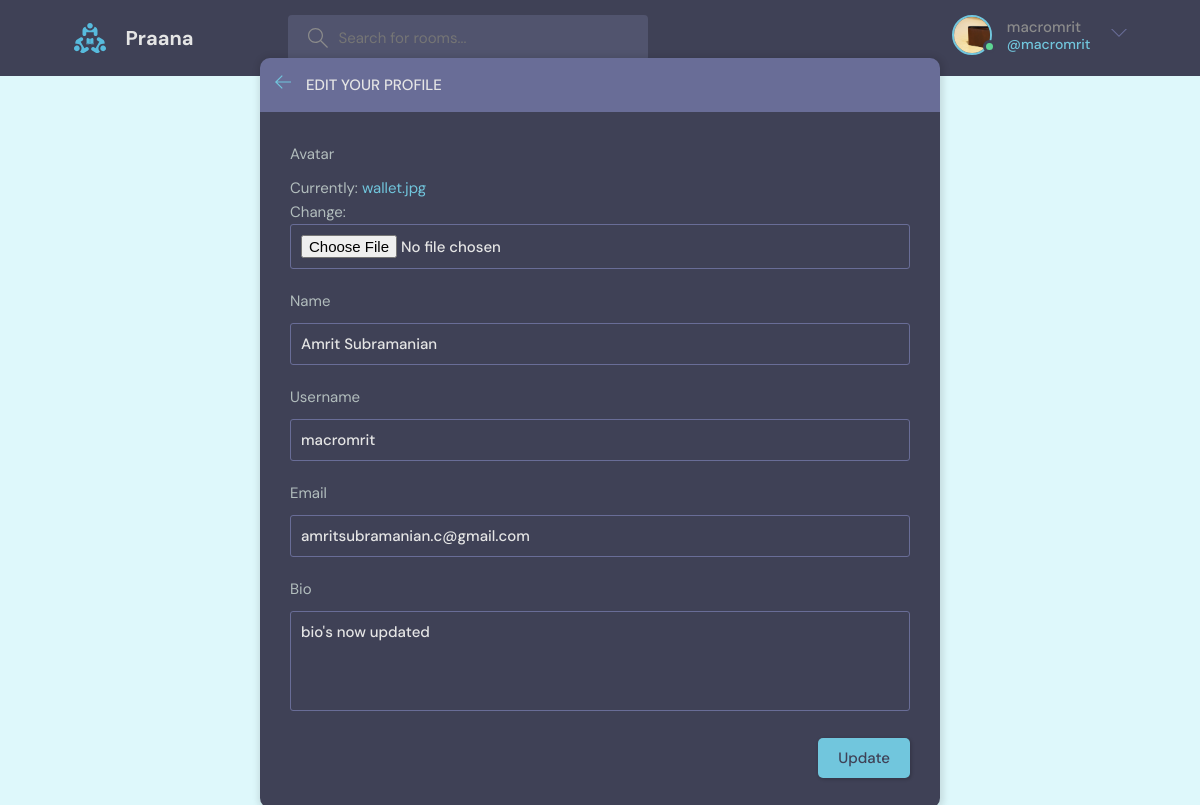
The page /update-user/ (signed in) on the database its author committed.
### base/models.py (models this page shows)
class User(AbstractUser): # now this user model will be used
    name = models.CharField(max_length=200, null=True)
    email = models.EmailField(null=True, unique=True)
    bio = models.TextField(null=True)
    avatar = models.ImageField(null=True, default="avatar.svg") # this relies on a 3rd party package named pillow so pip install it or have it in requirements.txt
    USERNAME_FIELD = 'email' # use field email to login and authenticate stuff
    REQUIRED_FIELDS = []

### base/views.py (the view)
# urls.py: path('update-user/', views.updateUser, name="update-user"),
@login_required(login_url='login')
def updateUser(request):
    user = request.user
    form = UserForm(instance=user)
    if request.method == 'POST':
        form = UserForm(request.POST, request.FILES, instance=user) # request.FILES will send all files to our db for submission and process it while updation or submission maybe
        if form.is_valid():
            form.save()
            return redirect('user-profile', pk=user.id)
    context =  {'form': form}
    return render(request,'base/update-user.html', context)

### base/forms.py
class UserForm(ModelForm):
    class Meta:
        model = User
        fields = ['avatar', 'name', 'username', 'email', 'bio']

### base/templates/base/update-user.html (shortened to what this page needs)
{% extends 'main.html' %}
{% block content %}
  <main class="update-account layout">
        <div class="container">
            <div class="layout__box">
                <div class="layout__boxHeader">
                    <div class="layout__boxTitle">
                        <a href="{% url 'home' %}">
                            <svg version="1.1" xmlns="http://www.w3.org/2000/svg" width="32" height="32"
                                viewBox="0 0 32 32">
                                <title>arrow-left</title>
                                <path
                                    d="M13.723 2.286l-13.723 13.714 13.719 13.714 1.616-1.611-10.96-10.96h27.625v-2.286h-27.625l10.965-10.965-1.616-1.607z">
                                </path>
                            </svg>
                        </a>
                        <h3>Edit your profile</h3>
                    </div>
                </div>
                <div class="layout__body">
                    <form class="form" action="" method="POST" enctype="multipart/form-data">
                        {% for field in form %}
                        <div class="form__group">
                            <label for="profile_pic">{{field.label}}</label>
                            {{field}}
                        </div>
                        {% endfor %}
                        <div class="form__action">
                            <button class="btn btn--main" type="submit">Update</button>
                        </div>
                    </form>
                </div>
            </div>
        </div>
    </main>
{% endblock content %}

### templates/navbar.html (shortened to what this page needs)
{% load static %}
<header class="header header--loggedIn">
    <div class="container">
      <a href="{% url 'home' %}" class="header__logo">
        <img src="{% static 'images/logo.svg' %}" />
        <h1>Praana</h1>
      </a>
      <form class="header__search" method="GET" action="{% url 'home' %}">
        <label>
          <input name="q" placeholder="Search for rooms...">
        </label>
      </form>
      <nav class="header__menu">
        {% if request.user.is_authenticated %}
        <div class="header__user">
          <a href="{% url 'update-user' %}">
            <div class="avatar avatar--medium active">
              <img src="{{request.user.avatar.url}}" />
            </div>
            <p>{{request.user.username}}<span>@{{request.user.username}}</span></p>
          </a>
          <button class="dropdown-button">
            <svg version="1.1" xmlns="http://www.w3.org/2000/svg" width="32" height="32" viewBox="0 0 32 32">
              <title>chevron-down</title>
              <path d="M16 21l-13-13h-3l16 16 16-16h-3l-13 13z"></path>
            </svg>
          </button>
        </div>
        {% else %}
        <a href="{% url 'login' %}">
          <img src="{% static 'images/avatar.svg' %}" />
          <p>Login</p>
        </a>
        {% endif %}
      </nav>
    </div>
  </header>

### rows shown on the page
User: user.avatar (picture), user.username "macromrit", form "Amrit Subramanian" "macromrit" "amritsubramanian.c@gmail.com" "bio's now updated"

### other values the page prints
{{ field.label }} "Avatar" "Name" "Username" "Email" "Bio"
